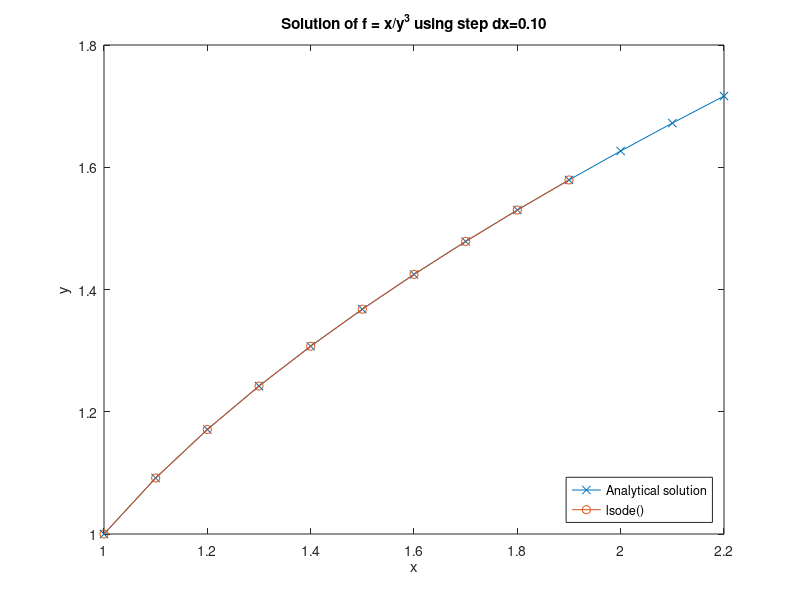
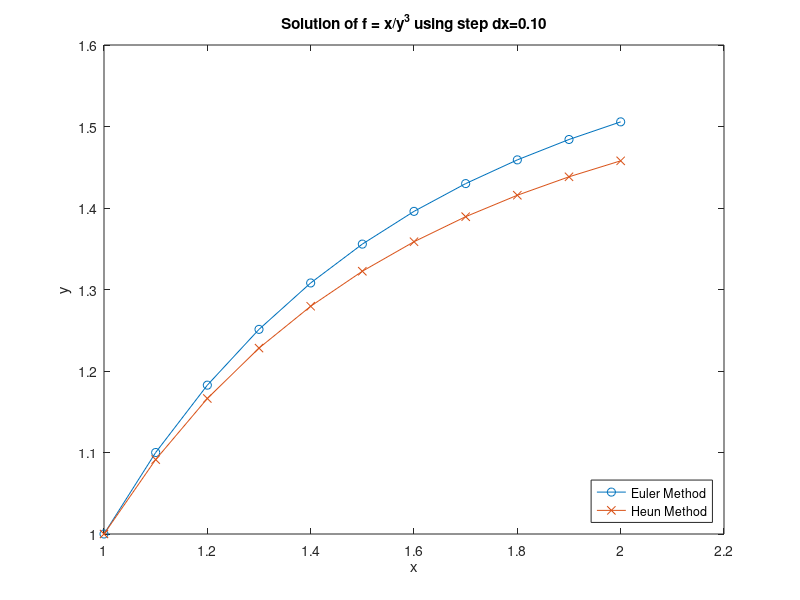
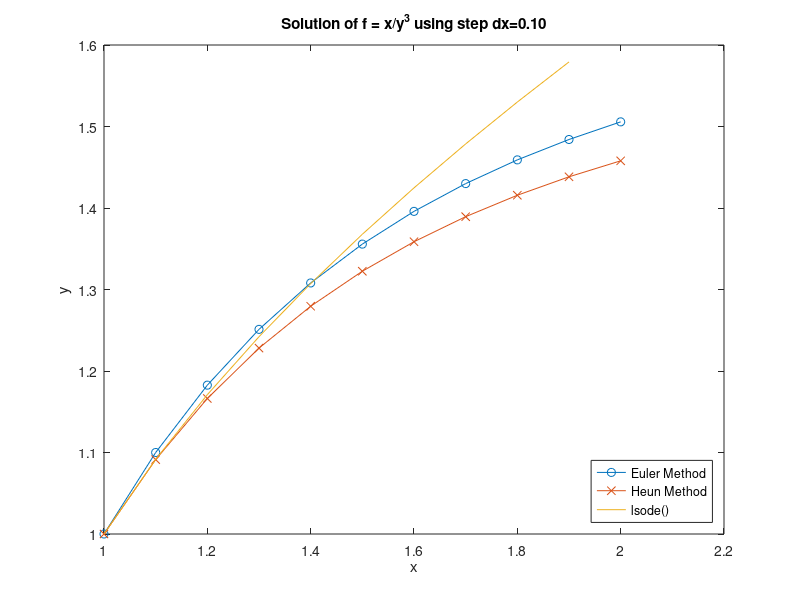

MATLAB code for these plots, in order:
# author @MiroKurka

f = @(y,x) x/y^3;


dx = 0.1;
#dx = 0.01; #uncomment step for better solution
N=9; #<-- ZMENA 


x = zeros(N+1,1);
y_euler = zeros(N+1,1);
y_Heun = zeros(N+1,1);
y_analytical= zeros(N+1,1);
exact_solution= @(x) (2*x.^2-1).^(1/4);

x(1) = 1;
y_euler(1) = 1;
y_Heun(1) = 1;


for i=1:N+1 #<-- ZMENA 
    x(i+1) = x(i) + dx;
    y_euler(i+1) = y_euler(i) + dx*f(x(i),y_euler(i));
    y_temp = y_Heun(i) + dx*f(x(i),y_Heun(i));
    y_Heun(i+1) = y_Heun(i) + 0.5*dx*(f(x(i),y_Heun(i)) + f(x(i+1),y_temp));
    if x(i+1) >= 10 #<-- ZMENA 
        break;
    end
end

% Solve the differential equation using lsode()
tspan = linspace(1, 1+N*dx, N+1); # code taken from MATLAB forums
y_lsode = lsode(f, 1, tspan);

if dx == 0.1
  x_al = 1:0.1:2.2; 
else
  x_al = 1:0.01:1.1;
end

y_analytical=exact_solution(x_al);

plot(x_al,y_analytical,'-x',tspan,y_lsode,'-o');
xlabel('x')
ylabel('y')
title(sprintf('Solution of f = x/y^3 using step dx=%.2f', dx))
legend('Analytical solution','lsode()','Location','southeast');

figure() 
plot(x,y_euler,'-o',x,y_Heun,'-x')#,x_al,y_analytical);
xlabel('x');
ylabel('y');
title(sprintf('Solution of f = x/y^3 using step dx=%.2f', dx))
legend('Euler Method', 'Heun Method','Analytical solution','Location','southeast');


figure() 
plot(x,y_euler,'-o',x,y_Heun,'-x',tspan,y_lsode);
xlabel('x');
ylabel('y');
title(sprintf('Solution of f = x/y^3 using step dx=%.2f', dx))
legend('Euler Method', 'Heun Method','lsode()','Location','southeast');
